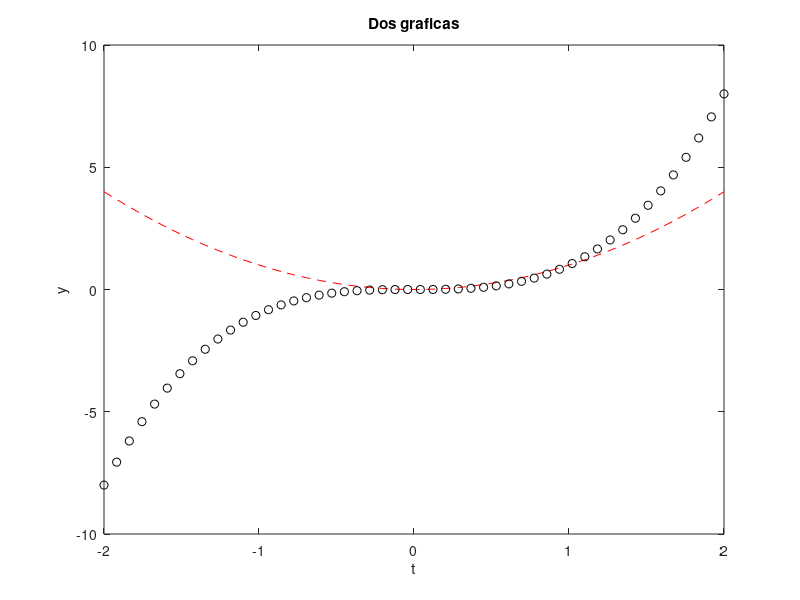
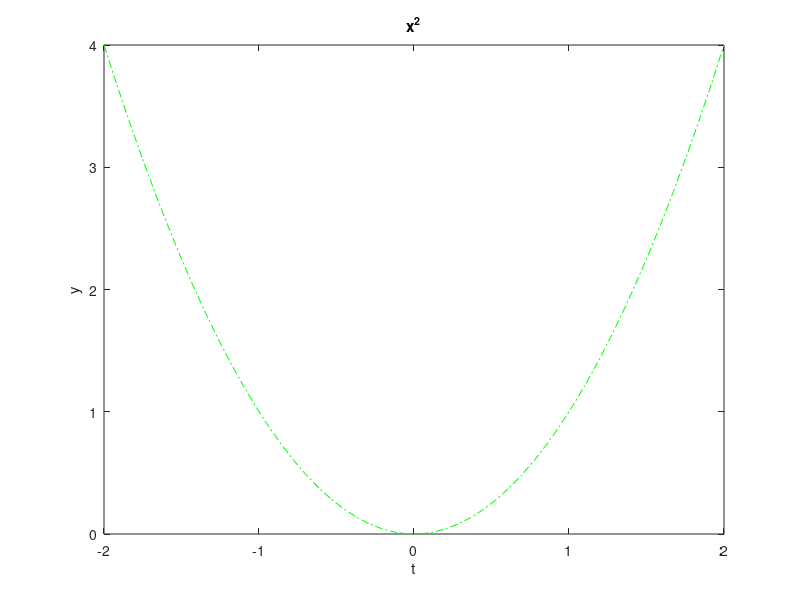
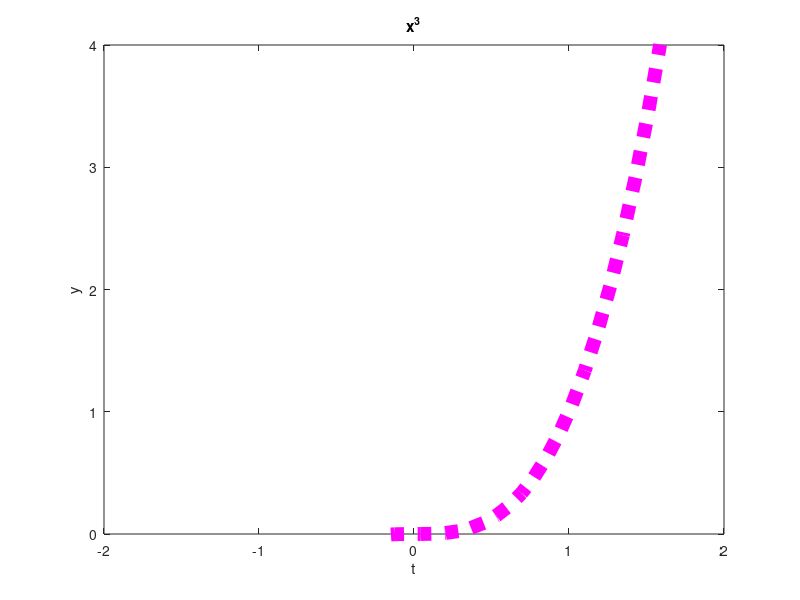

These charts were generated, in order, by the following MATLAB code:
%plot

x1=linspace(-2,2,50);
y1=x1.^2;
x2=linspace(-2,2,50);
y2=x2.^3;

figure(1)

plot(x1,y1,'--r',x2,y2,'ok')
title('Dos graficas')
ylabel('y')
xlabel('t')

figure(2)

plot(x1,y1,'-.g')
title('x^2')
ylabel('y')
xlabel('t')

figure(3)

plot(x2,y2,':m','LineWidth',10)
title('x^3')
ylabel('y')
xlabel('t')
ylim([0 4])
xlim([-2 2])
